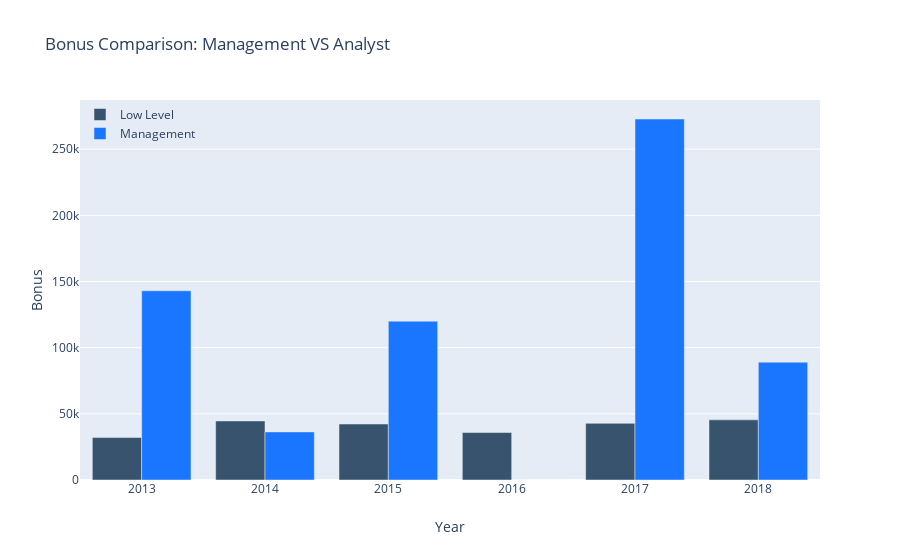

The notebook cell saved with this chart:
### Markdown cell above
### Sporadic Survey Data Handling

Since the survey is volunteered by Wall Street, the salary information is somewhat sporadic. 
For dealing with the sporadic data, the following method is applied to normalize data.
1. The missing title salary was averaged.  
2. The similar high position title is grouped into VP, Director. 
3. The title is dropped  if the title rarely occurs
4. Choose consistent titles

### Code cell
low_group = ['1st Year Analyst','1st Year Associate','2nd Year Analyst','2nd Year Associate','3rd+ Year Analyst','3rd+ Year Associate', 'Investment Analyst','Senior Consultant']
high_group = ['CEO', 'Director','Executive Director', 'Senior Vice President', 'Vice President']

def groupMean(df, groups, field):
    filteredDF = df[df['level'].isin(groups)]
    meanDF = filteredDF.groupby(['year'])[field].mean()
    meanDF = meanDF.reset_index()
    return meanDF

low_bonus_mean = groupMean(top_10_company_df, low_group, 'bonus_num')
high_bonus_mean = groupMean(top_10_company_df, high_group, 'bonus_num')

layout = go.Layout(
    title='Bonus Comparison: Management VS Analyst',
    yaxis=dict(title='Bonus'),
    xaxis=dict(title='Year'),
    legend=dict(
        x=0,
        y=1.0,
        bgcolor='rgba(255, 255, 255, 0)',
        bordercolor='rgba(255, 255, 255, 0)'
    )
)
traces = [ 
    go.Bar(x=low_bonus_mean.year, y=low_bonus_mean.bonus_num, name="Low Level", marker_color='rgb(55, 83, 109)'), 
    go.Bar(x=high_bonus_mean.year, y=high_bonus_mean.bonus_num, name="Management", marker_color='rgb(26, 118, 255)')
]
fig = go.Figure(data=traces, layout=layout)
fig.show()

print("* Management's bonus changes alot more than regular low worker's bonus. The chart also shows the differences can vary up to 4000%.")

### Figure 1 — Plotly figure (JSON) as saved in the notebook; plotly's stock layout.template omitted (floating-point values rounded to 4 significant figures)
{"data": [{"marker": {"color": "rgb(55, 83, 109)"}, "name": "Low Level", "type": "bar", "x": [2013, 2014, 2015, 2016, 2017, 2018], "y": [32070.0, 44620.0, 42290.0, 35890.0, 42800.0, 45440.0]}, {"marker": {"color": "rgb(26, 118, 255)"}, "name": "Management", "type": "bar", "x": [2013, 2014, 2015, 2016, 2017, 2018], "y": [143000, 36360.0, 120000, 0, 272800, 89050]}], "layout": {"legend": {"bgcolor": "rgba(255, 255, 255, 0)", "bordercolor": "rgba(255, 255, 255, 0)", "x": 0, "y": 1}, "title": {"text": "Bonus Comparison: Management VS Analyst"}, "xaxis": {"title": {"text": "Year"}}, "yaxis": {"title": {"text": "Bonus"}}}}
